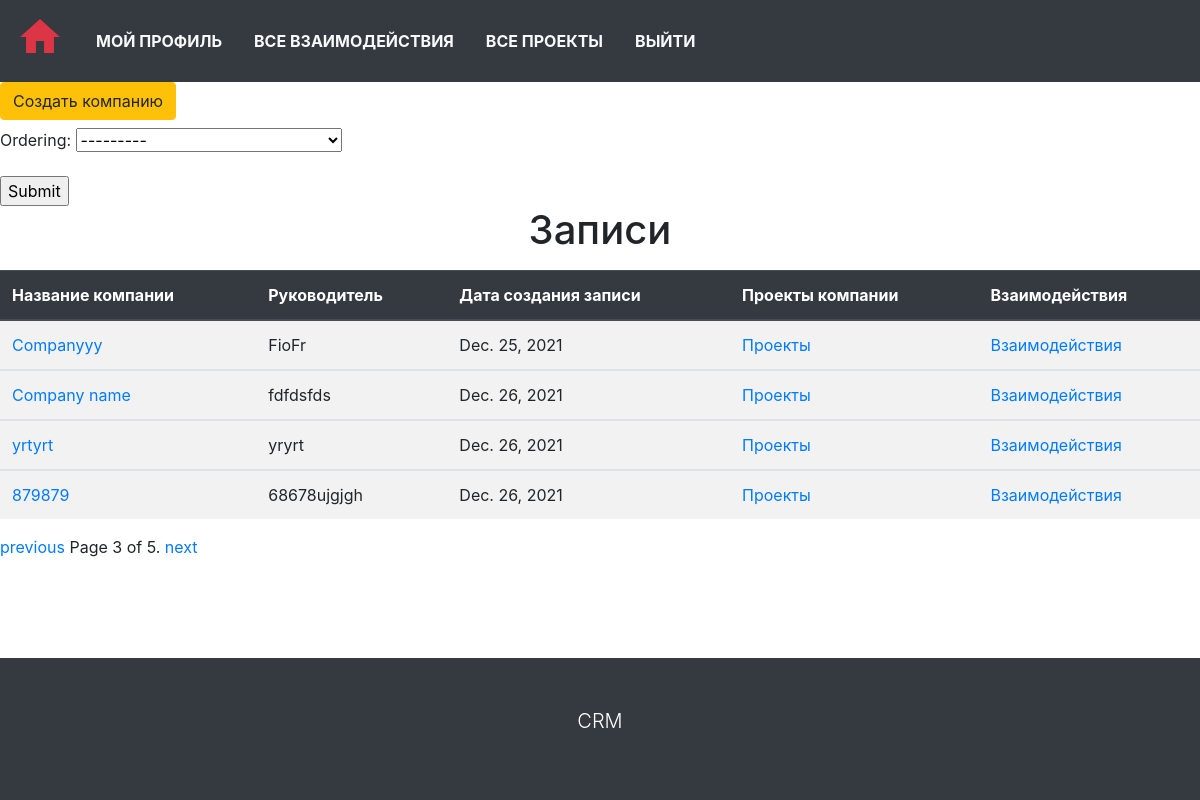
The app's page /?page=3&sort_by= (signed in), older data.
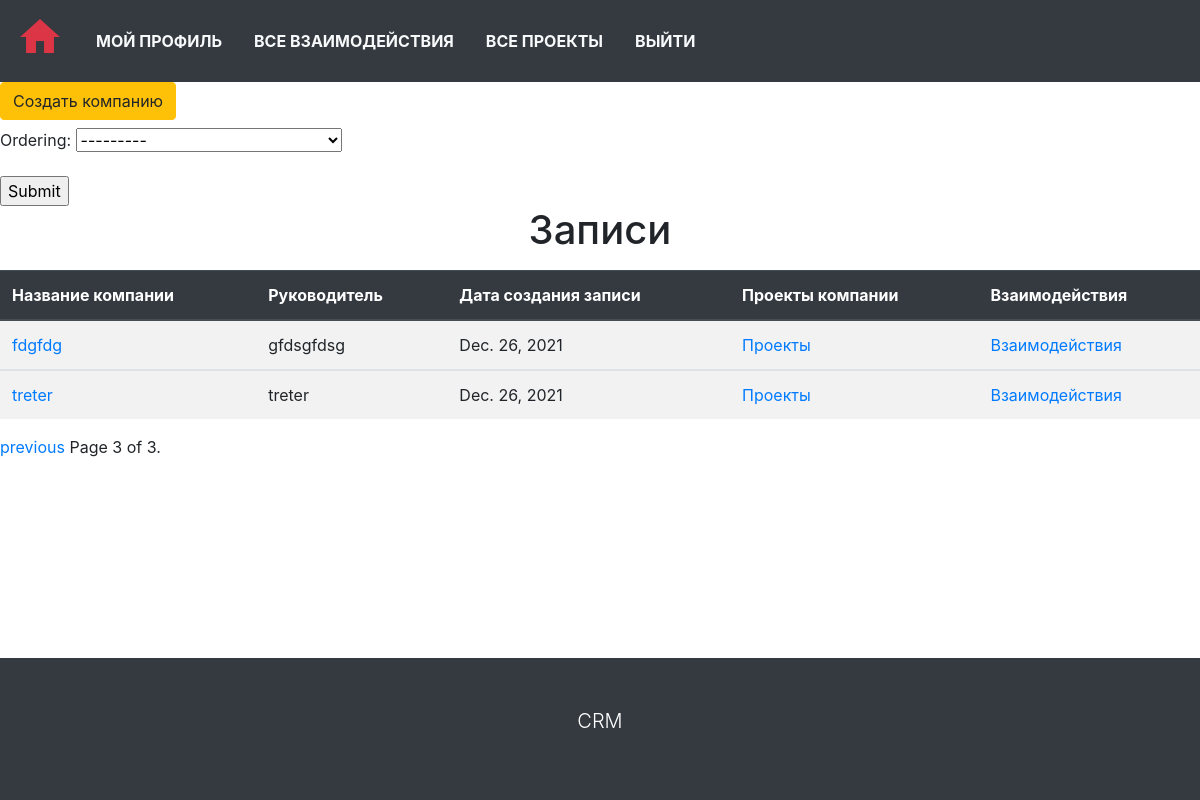
The same page, newer data.
### main_crm/models.py (models this page shows, shortened)
class Company(models.Model):
    company_name = models.CharField(max_length=150, unique=True)
    slug = models.SlugField(unique=True, null=True)
    fio = models.CharField(max_length=150)
    description = RichTextUploadingField(blank=True)
    published = models.DateField(auto_now_add=True)
    edited = models.DateField(auto_now=True)
    class Meta:
        ordering = ['published']
        verbose_name = 'Company'
        verbose_name_plural = 'Companies'
    def get_absolute_url(self):
        return reverse_lazy('company-detail', kwargs={'company_slug': self.slug})

### main_crm/views.py (the view)
# urls.py: path('', views.CompanyListView.as_view(), name='index'),
class CompanyListView(LoginRequiredMixin, FilterView):
    queryset = Company.objects.all()
    template_name = 'cms_mainpage/list_page.html'
    paginate_by = INDEX_PAGINATE_BY
    filterset_class = CompanyFilter
    def get_context_data(self, *args, **kwargs):
        sort_by = self.request.GET.get('sort_by', '')
        sort_by_param = f'&sort_by={sort_by}'
        return super().get_context_data(*args, sort_by_param=sort_by_param, **kwargs)

### main_crm/templates/cms_mainpage/list_page.html (shortened to what this page needs)
{% extends 'base.html' %}
{% block content %}
<a class="btn btn-warning mb-2 text-decoration-none" href="{% url 'company-create' %}">Создать компанию</a>
{% if company_list.exists %}
<form action="">
    {{ filter.form.as_p }}
    <input type="submit">
</form>
<h1 class="text-center mb-3">Записи</h1>
<div class="table-responsive-xl">
    <table class="table table-striped table-hover">
        <thead class="thead-dark">
        <tr>
            <th>Название компании</th>
            <th>Руководитель</th>
            <th>Дата создания записи</th>
            <th>Проекты компании</th>
            <th>Взаимодействия</th>
        </tr>
        </thead>
        {% for company in company_list %}
        <tbody>
        <tr>
            <td><a class="text-decoration-none" href="{{ company.get_absolute_url }}">{{ company.company_name }}</a>
            </td>
            <td>{{ company.fio }}</td>
            <td>{{ company.published }}</td>
            <td><a class="text-decoration-none" href="{% url 'company-projects-list' company.slug  %}">Проекты</a></td>
            <td>
                <a class="text-decoration-none" href="{% url 'company-interactions-list' company.slug  %}">
                    Взаимодействия
                </a>
            </td>
        </tr>
        </tbody>
        {% endfor %}
    </table>
</div>
{% else %}
<p class="mt-5 font-weight-bold text-center text-muted display-4">Записи отсутствуют.</p>
{% endif %}
{% endblock %}
{% block pagination %}
{% if is_paginated %}
<div class="pagination">
          <span class="page-links">
              {% if page_obj.has_previous %}
                  <a href="{{ request.path }}?page={{ page_obj.previous_page_number }}{{sort_by_param}}">previous</a>
              {% endif %}
              <span class="page-current">
                  Page {{ page_obj.number }} of {{ page_obj.paginator.num_pages }}.
              </span>
              {% if page_obj.has_next %}
                  <a href="{{ request.path }}?page={{ page_obj.next_page_number }}{{sort_by_param}}">next</a>
              {% endif %}
          </span>
</div>
{% endif %}
{% endblock %}

Row changes from the older to the newer data that the page shows:
removed Company: company_name "Companyyy", fio "FioFr", published "Dec. 25, 2021"
removed Company: company_name "Company name", fio "fdfdsfds", published "Dec. 26, 2021"
removed Company: company_name "yrtyrt", fio "yryrt", published "Dec. 26, 2021"
removed Company: company_name "879879", fio "68678ujgjgh", published "Dec. 26, 2021"
added Company: company_name "fdgfdg", fio "gfdsgfdsg", published "Dec. 26, 2021"
added Company: company_name "treter", fio "treter", published "Dec. 26, 2021"
Text that changed along with them:
{{ page_obj.paginator.num_pages }}: "5" → "3"
text no longer shown: "next"
